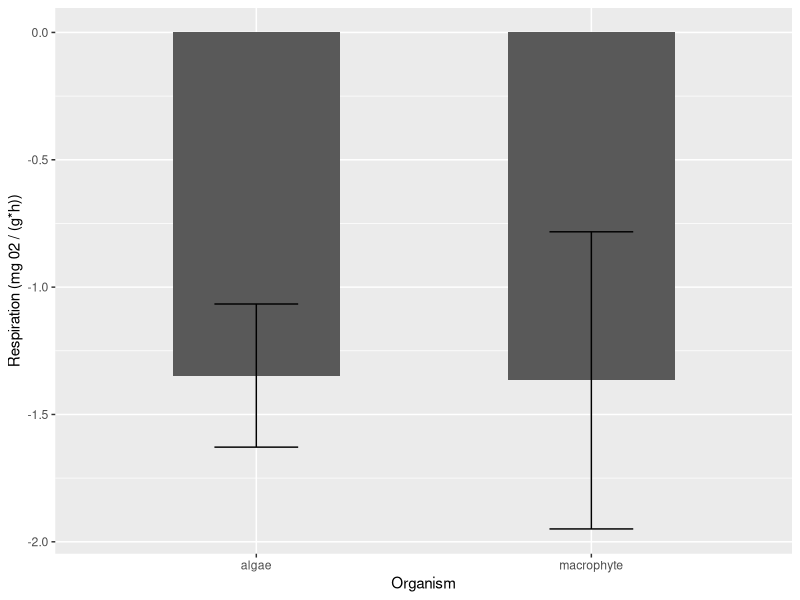
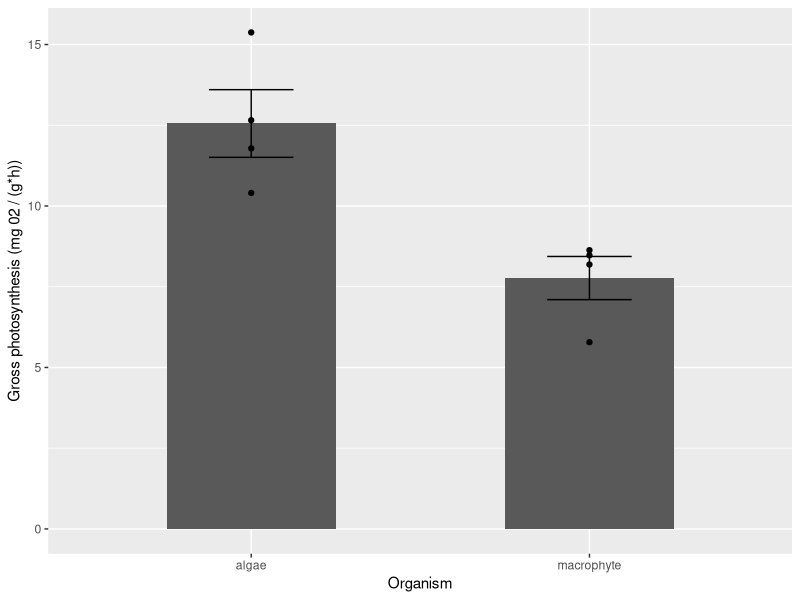

Write R code to recreate these figures, in order.
## ---- chunk 1
require(tidyverse)
require(lubridate)
## ---- chunk 2
do_data <- read.csv(file = "lab2_tuesday.csv", header = T, sep = ",") %>%
  mutate(TIME_INITIAL = mdy_hm(TIME_INITIAL),
         TIME_FINAL = mdy_hm(TIME_FINAL))
## ---- chunk 3
do_data <- do_data %>%
  mutate(ELAPSED_TIME = TIME_FINAL - TIME_INITIAL) %>% # returns elapsed time in hours
  mutate(DELTA_DO = DO_FINAL - DO_INITIAL) %>%
  mutate(DELTA_DO_WEIGHT_HOUR = DELTA_DO/(as.numeric(ELAPSED_TIME)*WEIGHT))
  
## ---- chunk 4
algae_r <- do_data %>%
  filter(ORGANISM == "algae") %>%
  filter(TREATMENT == "dark")

macrophyte_r <- do_data %>%
  filter(ORGANISM == "macrophyte") %>%
  filter(TREATMENT == "dark")

respiration_t <- t.test(algae_r$DELTA_DO_WEIGHT_HOUR, macrophyte_r$DELTA_DO_WEIGHT_HOUR)

respiration_t
## ---- chunk 5
respiration <- do_data %>%
  filter(TREATMENT == "dark") %>%
  group_by(ORGANISM) %>%
  summarise(RESPIRATION_MEAN = mean(DELTA_DO_WEIGHT_HOUR),
            RESPIRATION_SE = sd(DELTA_DO_WEIGHT_HOUR)/sqrt(n()))
## ---- chunk 6
gross_photosynthesis <- do_data %>%
  filter(TREATMENT == "light") %>%
  mutate(GROSS_PHOTOSYNTHESIS = case_when(ORGANISM == "algae" ~ DELTA_DO_WEIGHT_HOUR + 1.347,
                                          ORGANISM == "macrophyte" ~ DELTA_DO_WEIGHT_HOUR + 1.366))
## ---- chunk 7
algae_gross <- gross_photosynthesis %>%
  filter(ORGANISM == "algae")

macrophyte_gross <- gross_photosynthesis %>%
  filter(ORGANISM == "macrophyte")

gross_t <- t.test(algae_gross$GROSS_PHOTOSYNTHESIS, macrophyte_gross$GROSS_PHOTOSYNTHESIS)

gross_t
## ---- chunk 8
gross_photo_mean <- gross_photosynthesis %>%
  group_by(ORGANISM) %>%
  summarise(GROSS_MEAN = mean(GROSS_PHOTOSYNTHESIS),
            GROSS_SE = sd(GROSS_PHOTOSYNTHESIS)/sqrt(n()))
## ---- chunk 9
respiration_plot <- ggplot() +
  geom_col(data = respiration,
           aes(x = ORGANISM, y = RESPIRATION_MEAN),
           width = 0.5) +
  geom_errorbar(data = respiration,
                aes(x = ORGANISM, 
                    ymin = RESPIRATION_MEAN - RESPIRATION_SE, 
                    ymax = RESPIRATION_MEAN + RESPIRATION_SE),
                width = 0.25) +
  xlab("Organism") +
  ylab("Respiration (mg 02 / (g*h))")

respiration_plot
## ---- chunk 10
gross_plot <- ggplot() +
  geom_col(data = gross_photo_mean,
           aes(x = ORGANISM, y = GROSS_MEAN),
           width = 0.5) +
  geom_errorbar(data = gross_photo_mean,
                aes(x = ORGANISM, 
                    ymin = GROSS_MEAN - GROSS_SE, 
                    ymax = GROSS_MEAN + GROSS_SE),
                width = 0.25) +
  geom_point(data = gross_photosynthesis,
           aes(x = ORGANISM, y = GROSS_PHOTOSYNTHESIS)) +
  xlab("Organism") +
  ylab("Gross photosynthesis (mg 02 / (g*h))")

gross_plot
